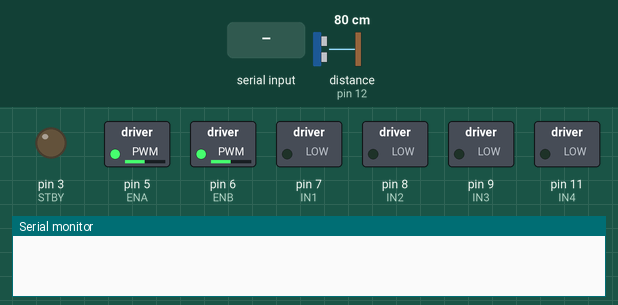
Recording of a sketch running on a simulated Arduino Uno, built with avr-gcc and run on an emulated ATmega328P. Parts: switched loads named in the sketch (green lamp = pin HIGH), output pins drawn as LEDs (lit = HIGH), the last lines printed to the serial monitor. Inputs (shaded band) come from the test bench; at power-on: distance to the obstacle (sensor on pin 12) 80 cm. The echo pulse lasts 58.3 µs per cm; pins used as bus, display or sensor lines are not drawn.

Above: at 1.2 s.
1.3 s: "b/1\n" received over Serial
At 3.8 s:
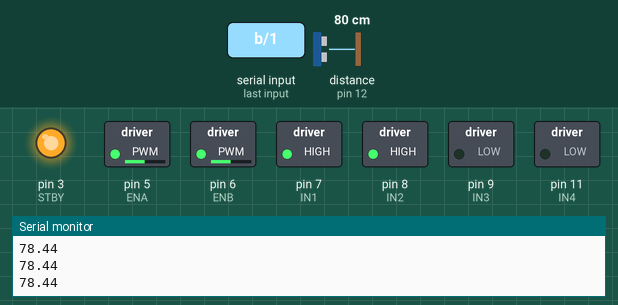
4.1 s: distance to the obstacle (sensor on pin 12) set to 38 cm
5.6 s: distance to the obstacle (sensor on pin 12) set to 32 cm
At 6.4 s:
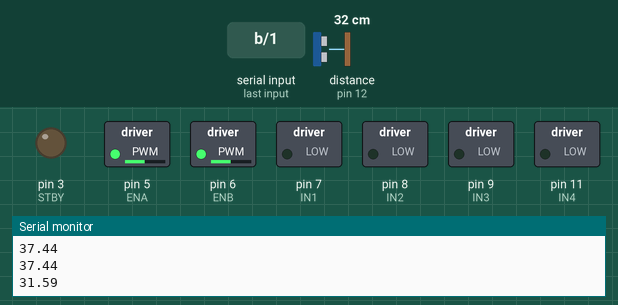
7.1 s: "l/1\n" received over Serial
At 7.5 s:
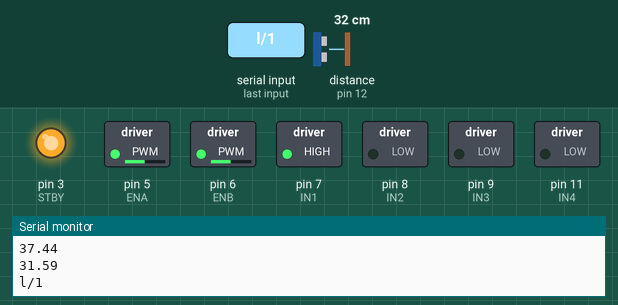
Timing chart, 0 to 10.1 s (numbered marks = the images above; inputs shaded):
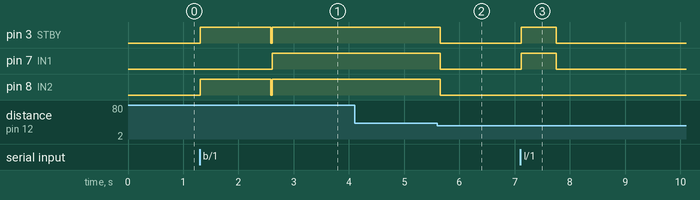

The sketch:

ArduinoCode.ino
```cpp
// Arduino code written by:
// Pascal Sikorski
// Leendert Schrader

// Motor setup
int STBY = 3;
int ENA=5;
int ENB=6;
int IN1=7;
int IN2=8;
int IN3=9;
int IN4=11;

// Ultrasonic Sensor stop distance
int sensorStopDist = 35;

// Ultrasonic Sensor Constants
int TrigPin = 13;
int EchoPin = 12;
int dt = 50;
// The number of readings to smooth
const int windowSize = 5;
int distanceReadings[windowSize];
int readIndex = 0;
long total = 0;
float average = 0;

void setup() {
  //Initialize 9600 baud rate
  Serial.begin(9600);
  //Setting up all motor control pins
  pinMode(ENA,OUTPUT);
  pinMode(ENB,OUTPUT);
  pinMode(IN1,OUTPUT);
  pinMode(IN2,OUTPUT);
  pinMode(IN3,OUTPUT);
  pinMode(IN4,OUTPUT);
  pinMode(STBY, OUTPUT);

  // not max speed
  analogWrite(ENA,125);
  analogWrite(ENB,125);
  digitalWrite(STBY, LOW);

  //Ultrasonic Sensor initialization
  pinMode(TrigPin, OUTPUT);
  pinMode(EchoPin, INPUT);
  digitalWrite(TrigPin, LOW);
  for (int i = 0; i < windowSize; i++) {
    distanceReadings[i] = 0;
  }
}

//Sends ultrasonic sensor pulse
void pulse(){
  digitalWrite(TrigPin, LOW);
  delayMicroseconds(20);
  digitalWrite(TrigPin, HIGH);
  delayMicroseconds(10);
  digitalWrite(TrigPin, LOW);
}

// Forward function with distance and speed
void forward(unsigned long userDistance, float speed){
  digitalWrite(STBY, HIGH);
  digitalWrite(IN1, HIGH);
  digitalWrite(IN2, HIGH);

  // calculate PWM for motor
  float PWM = (-0.0264*(speed*speed)) + (5.4266*speed) - 35.889;
  analogWrite(ENA,PWM);
  analogWrite(ENB,PWM);

  // Calculate how long motor should run for
  unsigned long trueDelay = (userDistance/speed) * 1000;
  unsigned long endTime = trueDelay + millis();

  // loop checking time and sensor distance
  while(millis() < endTime) {
    if (ThresholdCheck(sensorStopDist) == 0) {
      break;
    }
    delay(30);
  }
  stop();
}

// Backward function with distance and speed
// See forward() comments for code logic
void backward(float userDistance, float speed){
  digitalWrite(STBY, HIGH);
  digitalWrite(IN1, LOW);
  digitalWrite(IN2, LOW);

  float PWM = (-0.0264*(speed*speed)) + (5.4266*speed) - 35.889;
  analogWrite(ENA,PWM);
  analogWrite(ENB,PWM);

  float trueDelay = (userDistance/speed)*1000;
  Serial.println(trueDelay);
  delay(trueDelay);
  stop();
  delay(10);
}

// Left function with angle (degrees) and speed
// Same approach as forward, though not accounting for sensor threshold
void left(float userAngle, float angularSpeed){
  digitalWrite(STBY, HIGH);
  digitalWrite(IN1, HIGH);
  digitalWrite(IN2, LOW);

  float PWM = (0.001*(angularSpeed*angularSpeed)) + (0.095 * angularSpeed) + 92.3;

  analogWrite(ENA, PWM);
  analogWrite(ENB, PWM);

  //Applying kinematics to relate change in angle versus delay time
  float trueDelay = (userAngle/angularSpeed)*1000;
  delay(trueDelay);

  //Stops motor function after reaching inputted angle
  stop();
  delay(10);
}

// Right function with angle (degrees) and speed
void right(float userAngle, float angularSpeed){
  digitalWrite(STBY, HIGH);
  digitalWrite(IN1, LOW);
  digitalWrite(IN2, HIGH);

  float PWM = (0.001*(angularSpeed*angularSpeed)) + (0.095 * angularSpeed) + 92.3;
  analogWrite(ENA, PWM);
  analogWrite(ENB, PWM);

  float trueDelay = (userAngle/angularSpeed)*1000;

  delay(trueDelay);
  stop();
  delay(10);
}

// stop all motors function
void stop(){
  digitalWrite(STBY, LOW);
  digitalWrite(IN1, LOW);
  digitalWrite(IN2, LOW);
  digitalWrite(IN3, LOW);
  digitalWrite(IN4, LOW);
}

// Check sensor to see if within threshold
bool ThresholdCheck(int stopDistance){
  pulse();
  int duration = pulseIn(EchoPin, HIGH);
  delay(5);
  int distance = duration/(29.1*2.0);
  float calibratedDis = distance*(0.976) + 0.356;
  /*
  total = total - distanceReadings[readIndex];
  distanceReadings[readIndex] = calibratedDis;
  total = total + distanceReadings[readIndex];
  readIndex = (readIndex + 1) % windowSize;
  average = (float)total / windowSize;
  */
  Serial.println(calibratedDis);
  if((calibratedDis >= 0) && (calibratedDis <= stopDistance)){
    return(0);
  } else {
    return(1);
  }
  delay(dt);
}

// forward motor control
void IndForward(){
  digitalWrite(STBY, HIGH);
  digitalWrite(IN1, HIGH);
  digitalWrite(IN2, HIGH);
  delay(10);
}

// Indefinite moving (with checks)
// If back, do right 180 and move forward
void IndefiniteMovement(String direction){
  if(direction == "f"){
    if(ThresholdCheck(sensorStopDist)){
      stop();
      delay(10);
      IndForward();
      while(1){
        delay(50);
        if(ThresholdCheck(sensorStopDist) == 0){
          stop();
          break;
        }
      }
    }
  } else if (direction == "b") {
    right(180, 141);
    if(ThresholdCheck(sensorStopDist)){
      stop();
      delay(10);
      IndForward();
      while(1){
        delay(50);
        if(ThresholdCheck(sensorStopDist) == 0){
          stop();
          break;
        }
      }
    }
  }
}


// Precise movement function given direction and distance to travel
void PreciseMovement(String direction, String distance){
  if(direction == "f"){
    stop();
    delay(10);
    unsigned long distanceVal = (unsigned long)distance.toInt();
    forward(distanceVal, 35);
    delay(10);
  }
  else if(direction == "b"){
    stop();
    delay(10);
    float distanceVal = (float)distance.toInt();
    backward(distanceVal, 35);
    delay(10);
  }
  else if(direction == "l"){
    stop();
    delay(10);
    float angleVal = (float)distance.toInt();
    left(angleVal, 141);
    delay(10);
  }
  else if(direction == "r"){
    stop();
    delay(10);
    float angleVal = (float)distance.toInt();
    right(angleVal, 141);
    delay(10);
  }
  else if(direction == "s"){
    stop();
    delay(1000);
  }
}

void loop() {
  // Read the input string until newline character
  String inputString = Serial.readStringUntil('\n');
  Serial.println(inputString);

  int startPos = 0;
  int endPos;

  // Split commands into array
  do {
    endPos = inputString.indexOf('/', startPos);
    String token = inputString.substring(startPos, (endPos == -1 ? inputString.length() : endPos));

    int commaCheck = token.indexOf(',');
    if(commaCheck != -1){
      String direction = token.substring(0, commaCheck);
      String distance = token.substring(commaCheck + 1);
      if (direction == "t") {
        sensorStopDist = distance.toInt();
      } else {
        PreciseMovement(direction, distance);
      }
    }

    else if(commaCheck == -1){
      if (token == "r") {
        PreciseMovement("r", "90");
      } else if (token == "l") {
        PreciseMovement("l", "90");
      } else {
        IndefiniteMovement(token);
      }
    }

    startPos = endPos + 1;
  } while (endPos != -1);
}
```

Measured:
- the behaviour switches between 36 and 35 cm on distance to the obstacle (sensor on pin 12) (found by bisection; images 1 and 2)
- after the input at 1.3 s, pin 3 (STBY), pin 8 (IN2): LOW → HIGH at once, → LOW 1.3 s later, → HIGH 0.03 s later; pin 7 (IN1): LOW → HIGH after 1.3 s
- after the input at 5.6 s, pin 3 (STBY), pin 7 (IN1), pin 8 (IN2): HIGH → LOW after 0.05 s
- after the input at 7.1 s, pin 3 (STBY), pin 7 (IN1): LOW → HIGH at once, → LOW 0.64 s later
